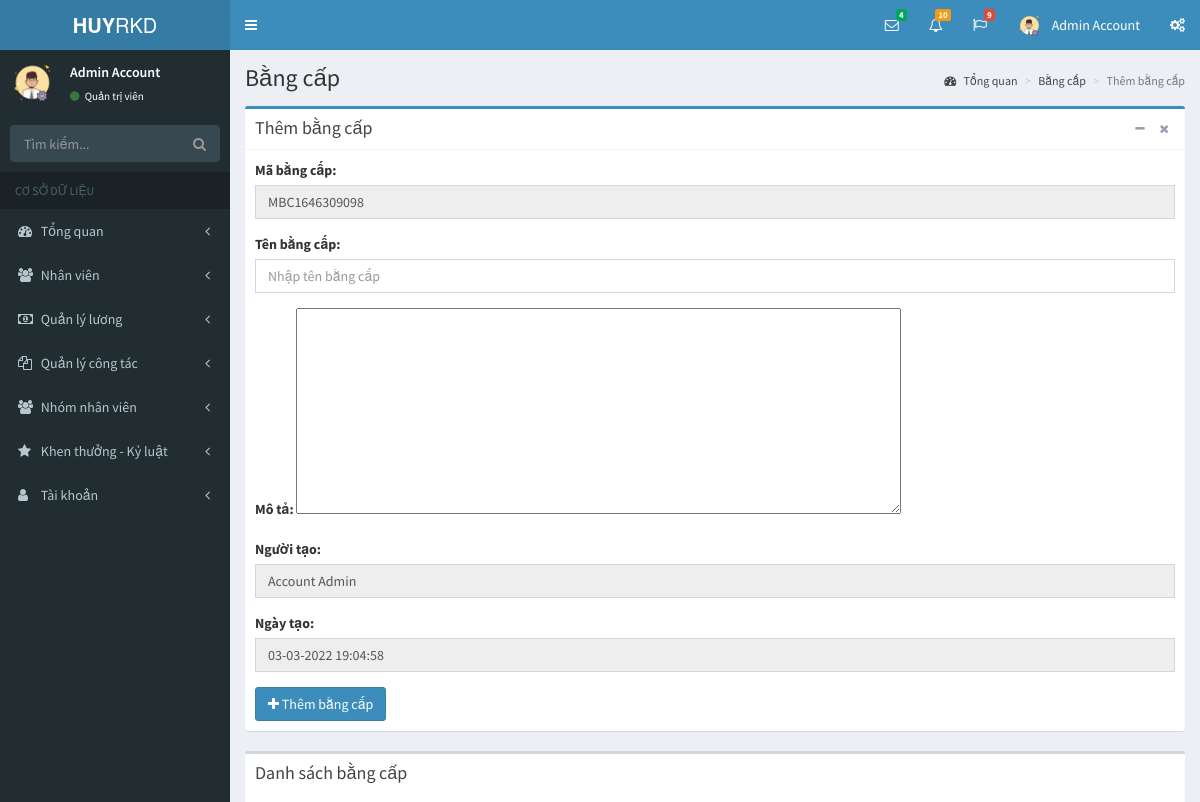
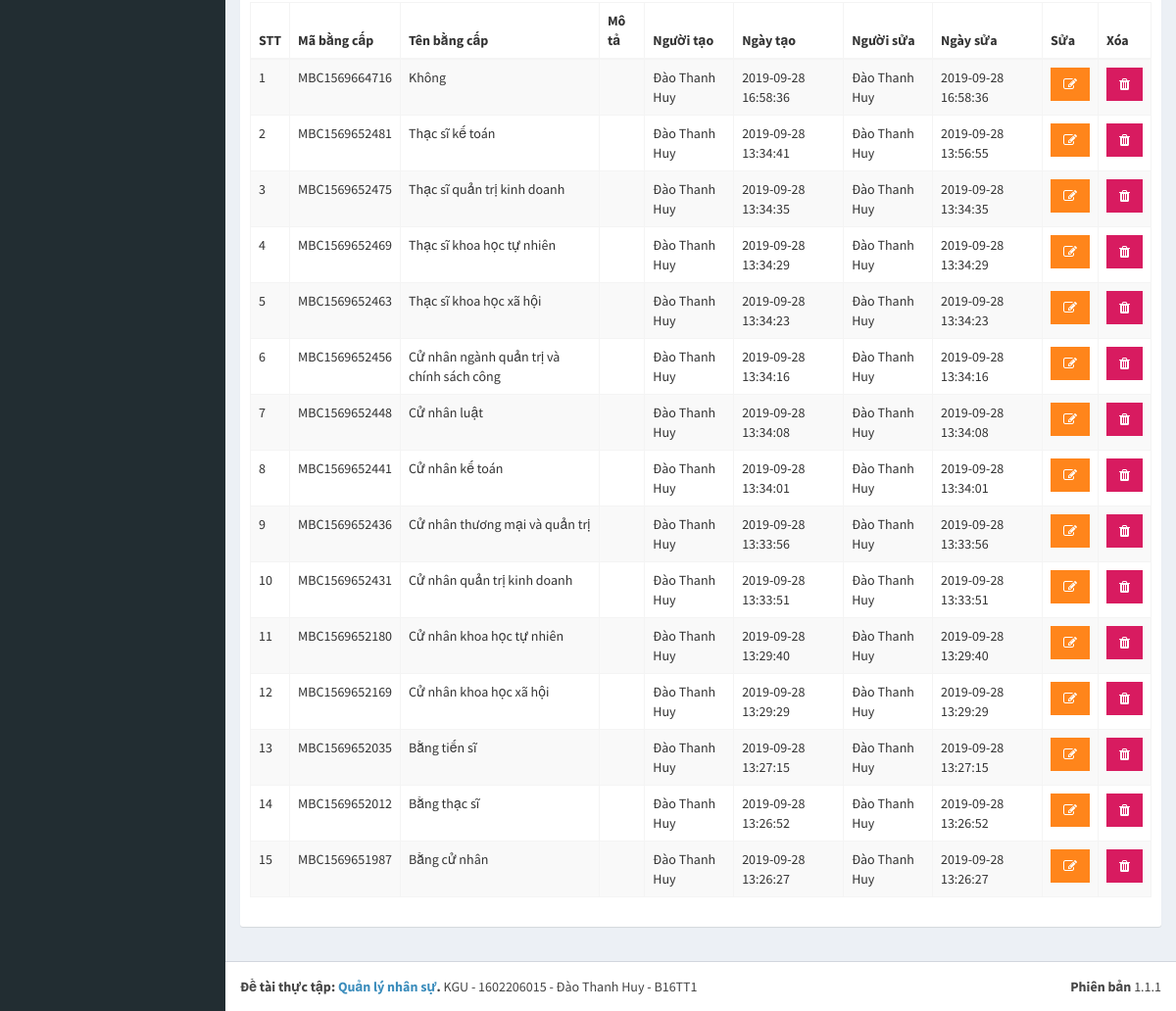
Page /pages/bang-cap.php (signed in) on the committed database (2 pictures, top to bottom).
### tables this page shows
CREATE TABLE `tai_khoan` (
  `id` int(11) NOT NULL,
  `ho` varchar(50) NOT NULL,
  `ten` varchar(50) NOT NULL,
  `hinh_anh` varchar(50) NOT NULL,
  `email` varchar(50) NOT NULL,
  `mat_khau` varchar(50) NOT NULL,
  `so_dt` varchar(50) NOT NULL,
  `quyen` tinyint(1) NOT NULL,
  `trang_thai` tinyint(1) NOT NULL,
  `truy_cap` int(11) NOT NULL,
  `ngay_tao` datetime NOT NULL,
  `ngay_sua` datetime NOT NULL
);

CREATE TABLE `bang_cap` (
  `id` int(11) NOT NULL,
  `ma_bang_cap` varchar(50) NOT NULL,
  `ten_bang_cap` varchar(255) NOT NULL,
  `ghi_chu` varchar(255) NOT NULL,
  `nguoi_tao` varchar(50) NOT NULL,
  `ngay_tao` datetime NOT NULL,
  `nguoi_sua` varchar(50) NOT NULL,
  `ngay_sua` datetime NOT NULL
);

### pages/bang-cap.php (the view, shortened to what this page needs)
<?php
if(isset($_SESSION['username']) && isset($_SESSION['level']))
{
  include('../layouts/header.php');
  include('../layouts/topbar.php');
  include('../layouts/sidebar.php');
  $showData = "SELECT id, ma_bang_cap, ten_bang_cap, ghi_chu, nguoi_tao, ngay_tao, nguoi_sua, ngay_sua FROM bang_cap ORDER BY ngay_tao DESC";
  $result = mysqli_query($conn, $showData);
  $arrShow = array();
  while ($row = mysqli_fetch_array($result)) {
    $arrShow[] = $row;
  }
  $certificateCode = "MBC" . time();
?>
  <div class="content-wrapper">
    <section class="content-header">
      <h1>
        Bằng cấp
      </h1>
      <ol class="breadcrumb">
        <li><a href="index.php?p=index&a=statistic"><i class="fa fa-dashboard"></i> Tổng quan</a></li>
        <li><a href="bang-cap.php?p=staff&a=certificate">Bằng cấp</a></li>
        <li class="active">Thêm bằng cấp</li>
      </ol>
    </section>
    <section class="content">
      <div class="row">
        <div class="col-xs-12">
          <div class="box box-primary">
            <div class="box-header with-border">
              <h3 class="box-title">Thêm bằng cấp</h3>
              <div class="box-tools pull-right">
                <button type="button" class="btn btn-box-tool" data-widget="collapse"><i class="fa fa-minus"></i></button>
                <button type="button" class="btn btn-box-tool" data-widget="remove"><i class="fa fa-remove"></i></button>
              </div>
            </div>
            <div class="box-body">
              <form action="" method="POST">
                <div class="row">
                  <div class="col-md-12">
                    <div class="form-group">
                      <label for="exampleInputEmail1">Mã bằng cấp: </label>
                      <input type="text" class="form-control" id="exampleInputEmail1" name="speacialCode" value="<?php echo $certificateCode; ?>" readonly>
                    </div>
                    <div class="form-group">
                      <label for="exampleInputEmail1">Tên bằng cấp: </label>
                      <input type="text" class="form-control" id="exampleInputEmail1" placeholder="Nhập tên bằng cấp" name="certificateName">
                    </div>
                    <div class="form-group">
                      <label for="exampleInputEmail1">Mô tả: </label>
                      <textarea id="editor1" rows="10" cols="80" name="description">
                      </textarea>
                    </div>
                    <div class="form-group">
                      <label for="exampleInputEmail1">Người tạo: </label>
                      <input type="text" class="form-control" id="exampleInputEmail1" value="<?php echo $row_acc['ho']; ?> <?php echo $row_acc['ten']; ?>" name="personCreate" readonly>
                    </div>
                    <div class="form-group">
                      <label for="exampleInputEmail1">Ngày tạo: </label>
                      <input type="text" class="form-control" id="exampleInputEmail1" value="<?php echo date('d-m-Y H:i:s'); ?>" name="dateCreate" readonly>
                    </div>
                    <?php
                      if($_SESSION['level'] == 1)
                        echo "<button type='submit' class='btn btn-primary' name='save'><i class='fa fa-plus'></i> Thêm bằng cấp</button>";
                    ?>
                  </div>
                </div>
              </form>
            </div>
          </div>
          <div class="box">
            <div class="box-header">
              <h3 class="box-title">Danh sách bằng cấp</h3>
            </div>
            <div class="box-body">
              <div class="table-responsive">
                <table id="example1" class="table table-bordered table-striped">
                  <thead>
                  <tr>
                    <th>STT</th>
                    <th>Mã bằng cấp</th>
                    <th>Tên bằng cấp</th>
                    <th>Mô tả</th>
                    <th>Người tạo</th>
                    <th>Ngày tạo</th>
                    <th>Người sửa</th>
                    <th>Ngày sửa</th>
                    <th>Sửa</th>
                    <th>Xóa</th>
                  </tr>
                  </thead>
                  <tbody>
                  <?php
                    $count = 1;
                    foreach ($arrShow as $arrS)
                    {
                  ?>
                      <tr>
                        <td><?php echo $count; ?></td>
                        <td><?php echo $arrS['ma_bang_cap']; ?></td>
                        <td><?php echo $arrS['ten_bang_cap']; ?></td>
                        <td><?php echo $arrS['ghi_chu']; ?></td>
                        <td><?php echo $arrS['nguoi_tao']; ?></td>
                        <td><?php echo $arrS['ngay_tao']; ?></td>
                        <td><?php echo $arrS['nguoi_sua']; ?></td>
                        <td><?php echo $arrS['ngay_sua']; ?></td>
                        <th>
                          <?php
                            if($row_acc['quyen'] == 1)
                            {
                              echo "<form method='POST'>";
                              echo "<button type='submit' class='btn bg-orange btn-flat'  name='edit'><i class='fa fa-edit'></i></button>";
                              echo "</form>";
                            }
                            else
                            {
                              echo "<button type='button' class='btn bg-orange btn-flat' disabled><i class='fa fa-edit'></i></button>";
                            }
                          ?>
                        </th>
                        <th>
                          <?php
                            if($row_acc['quyen'] == 1)
                            {
                              echo "<button type='button' class='btn bg-maroon btn-flat' data-toggle='modal' data-target='#exampleModal' data-whatever='".$arrS['id']."'><i class='fa fa-trash'></i></button>";
                            }
                            else
                            {
                              echo "<button type='button' class='btn bg-maroon btn-flat' disabled><i class='fa fa-trash'></i></button>";
                            }
                          ?>
                        </th>
                      </tr>
                  <?php
                      $count++;
                    }
                  ?>
                  </tbody>
                </table>
              </div>
            </div>
          </div>
        </div>
      </div>
    </section>
  </div>
<?php
  include('../layouts/footer.php');
}
else
{
  header('Location: dang-nhap.php');
}
?>

### layouts/topbar.php (shortened to what this page needs)
<body class="hold-transition skin-blue sidebar-mini">
<div class="wrapper">
  <header class="main-header">
    <a href="index.php?p=index&a=statistic" class="logo">
      <span class="logo-lg"><b>HUY</b>RKD</span>
    </a>
    <nav class="navbar navbar-static-top">
      <a href="#" class="sidebar-toggle" data-toggle="push-menu" role="button">
      </a>
      <div class="navbar-custom-menu">
        <ul class="nav navbar-nav">
          <li class="dropdown messages-menu">
            <a href="#" class="dropdown-toggle" data-toggle="dropdown">
              <i class="fa fa-envelope-o"></i>
              <span class="label label-success">4</span>
            </a>
          </li>
          <li class="dropdown notifications-menu">
            <a href="#" class="dropdown-toggle" data-toggle="dropdown">
              <i class="fa fa-bell-o"></i>
              <span class="label label-warning">10</span>
            </a>
          </li>
          <li class="dropdown tasks-menu">
            <a href="#" class="dropdown-toggle" data-toggle="dropdown">
              <i class="fa fa-flag-o"></i>
              <span class="label label-danger">9</span>
            </a>
          </li>
          <li class="dropdown user user-menu">
            <a href="#" class="dropdown-toggle" data-toggle="dropdown">
              <img src="../uploads/images/<?php echo $row_acc['hinh_anh']; ?>" class="user-image" alt="User Image">
              <span class="hidden-xs"><?php echo $row_acc['ten']; ?> <?php echo $row_acc['ho']; ?></span>
            </a>
          </li>
          <li>
            <a href="#" data-toggle="control-sidebar"><i class="fa fa-gears"></i></a>
          </li>
        </ul>
      </div>
    </nav>
  </header>

### layouts/sidebar.php (shortened to what this page needs)
<aside class="main-sidebar">
  <section class="sidebar">
    <div class="user-panel">
      <div class="pull-left image">
        <img src="../uploads/images/<?php echo $row_acc['hinh_anh']; ?>" class="img-circle" alt="User Image">
      </div>
      <div class="pull-left info">
        <p>
          <?php echo $row_acc['ten']; ?> <?php echo $row_acc['ho']; ?>
        </p>
        <a href="#"><i class="fa fa-circle text-success"></i>
          <?php
            if($row_acc['quyen'] == 1)
            {
              echo "Quản trị viên";
            }
            else
            {
              echo "Nhân viên";
            }
          ?>
        </a>
      </div>
    </div>
    <form action="#" method="get" class="sidebar-form">
      <div class="input-group">
        <input type="text" name="q" class="form-control" placeholder="Tìm kiếm...">
        <span class="input-group-btn">
              <button type="submit" name="search" id="search-btn" class="btn btn-flat"><i class="fa fa-search"></i>
              </button>
            </span>
      </div>
    </form>
    <ul class="sidebar-menu" data-widget="tree">
      <li class="header">CƠ SỞ DỮ LIỆU</li>
      <li class="<?php if($p == 'index') echo 'active'; ?> treeview">
        <a href="#">
          <i class="fa fa-dashboard"></i> <span>Tổng quan</span>
          <span class="pull-right-container">
            <i class="fa fa-angle-left pull-right"></i>
          </span>
        </a>
      </li>
      <li class="<?php if($p == 'staff') echo 'active'; ?> treeview">
        <a href="#">
          <i class="fa fa-users"></i>
          <span>Nhân viên</span>
          <span class="pull-right-container">
            <i class="fa fa-angle-left pull-right"></i>
          </span>
        </a>
      </li>
      <li class="<?php if($p == 'salary') echo 'active'; ?> treeview">
        <a href="#">
          <i class="fa fa-money"></i>
          <span>Quản lý lương</span>
          <span class="pull-right-container">
            <i class="fa fa-angle-left pull-right"></i>
          </span>
        </a>
      </li>
      <li class="<?php if($p == 'collaborate') echo 'active'; ?> treeview">
        <a href="#">
          <i class="fa fa-files-o"></i>
          <span>Quản lý công tác</span>
          <span class="pull-right-container">
            <i class="fa fa-angle-left pull-right"></i>
          </span>
        </a>
      </li>
      <li class="<?php if($p == 'group') echo 'active'; ?> treeview">
        <a href="#">
          <i class="fa fa-users"></i> <span>Nhóm nhân viên</span>
          <span class="pull-right-container">
            <i class="fa fa-angle-left pull-right"></i>
          </span>
        </a>
      </li>
      <li class="<?php if($p == 'bonus-discipline') echo 'active'; ?> treeview">
        <a href="#">
          <i class="fa fa-star"></i> <span>Khen thưởng - Kỷ luật</span>
          <span class="pull-right-container">
            <i class="fa fa-angle-left pull-right"></i>
          </span>
        </a>
      </li>
      <li class="<?php if($p == 'account') echo 'active'; ?> treeview">
        <a href="#">
          <i class="fa fa-user"></i> <span>Tài khoản</span>
          <span class="pull-right-container">
            <i class="fa fa-angle-left pull-right"></i>
          </span>
        </a>
      </li>
    </ul>
  </section>
</aside>

### rows in the picture
tai_khoan: hinh_anh (picture), ten "Admin", ho "Account", personCreate "Account Admin"
bang_cap: ma_bang_cap "MBC1569664716", ten_bang_cap "Không", nguoi_tao "Đào Thanh Huy", ngay_tao "2019-09-28 16:58:36", nguoi_sua "Đào Thanh Huy", ngay_sua "2019-09-28 16:58:36"
bang_cap: ma_bang_cap "MBC1569652481", ten_bang_cap "Thạc sĩ kế toán", nguoi_tao "Đào Thanh Huy", ngay_tao "2019-09-28 13:34:41", nguoi_sua "Đào Thanh Huy", ngay_sua "2019-09-28 13:56:55"
bang_cap: ma_bang_cap "MBC1569652475", ten_bang_cap "Thạc sĩ quản trị kinh doanh", nguoi_tao "Đào Thanh Huy", ngay_tao "2019-09-28 13:34:35", nguoi_sua "Đào Thanh Huy", ngay_sua "2019-09-28 13:34:35"
bang_cap: ma_bang_cap "MBC1569652469", ten_bang_cap "Thạc sĩ khoa học tự nhiên", nguoi_tao "Đào Thanh Huy", ngay_tao "2019-09-28 13:34:29", nguoi_sua "Đào Thanh Huy", ngay_sua "2019-09-28 13:34:29"
bang_cap: ma_bang_cap "MBC1569652463", ten_bang_cap "Thạc sĩ khoa học xã hội", nguoi_tao "Đào Thanh Huy", ngay_tao "2019-09-28 13:34:23", nguoi_sua "Đào Thanh Huy", ngay_sua "2019-09-28 13:34:23"
bang_cap: ma_bang_cap "MBC1569652456", ten_bang_cap "Cử nhân ngành quản trị và chính sách công", nguoi_tao "Đào Thanh Huy", ngay_tao "2019-09-28 13:34:16", nguoi_sua "Đào Thanh Huy", ngay_sua "2019-09-28 13:34:16"
bang_cap: ma_bang_cap "MBC1569652448", ten_bang_cap "Cử nhân luật", nguoi_tao "Đào Thanh Huy", ngay_tao "2019-09-28 13:34:08", nguoi_sua "Đào Thanh Huy", ngay_sua "2019-09-28 13:34:08"
bang_cap: ma_bang_cap "MBC1569652441", ten_bang_cap "Cử nhân kế toán", nguoi_tao "Đào Thanh Huy", ngay_tao "2019-09-28 13:34:01", nguoi_sua "Đào Thanh Huy", ngay_sua "2019-09-28 13:34:01"
bang_cap: ma_bang_cap "MBC1569652436", ten_bang_cap "Cử nhân thương mại và quản trị", nguoi_tao "Đào Thanh Huy", ngay_tao "2019-09-28 13:33:56", nguoi_sua "Đào Thanh Huy", ngay_sua "2019-09-28 13:33:56"
bang_cap: ma_bang_cap "MBC1569652431", ten_bang_cap "Cử nhân quản trị kinh doanh", nguoi_tao "Đào Thanh Huy", ngay_tao "2019-09-28 13:33:51", nguoi_sua "Đào Thanh Huy", ngay_sua "2019-09-28 13:33:51"
bang_cap: ma_bang_cap "MBC1569652180", ten_bang_cap "Cử nhân khoa học tự nhiên", nguoi_tao "Đào Thanh Huy", ngay_tao "2019-09-28 13:29:40", nguoi_sua "Đào Thanh Huy", ngay_sua "2019-09-28 13:29:40"
bang_cap: ma_bang_cap "MBC1569652169", ten_bang_cap "Cử nhân khoa học xã hội", nguoi_tao "Đào Thanh Huy", ngay_tao "2019-09-28 13:29:29", nguoi_sua "Đào Thanh Huy", ngay_sua "2019-09-28 13:29:29"
bang_cap: ma_bang_cap "MBC1569652035", ten_bang_cap "Bằng tiến sĩ", nguoi_tao "Đào Thanh Huy", ngay_tao "2019-09-28 13:27:15", nguoi_sua "Đào Thanh Huy", ngay_sua "2019-09-28 13:27:15"
bang_cap: ma_bang_cap "MBC1569652012", ten_bang_cap "Bằng thạc sĩ", nguoi_tao "Đào Thanh Huy", ngay_tao "2019-09-28 13:26:52", nguoi_sua "Đào Thanh Huy", ngay_sua "2019-09-28 13:26:52"
bang_cap: ma_bang_cap "MBC1569651987", ten_bang_cap "Bằng cử nhân", nguoi_tao "Đào Thanh Huy", ngay_tao "2019-09-28 13:26:27", nguoi_sua "Đào Thanh Huy", ngay_sua "2019-09-28 13:26:27"
